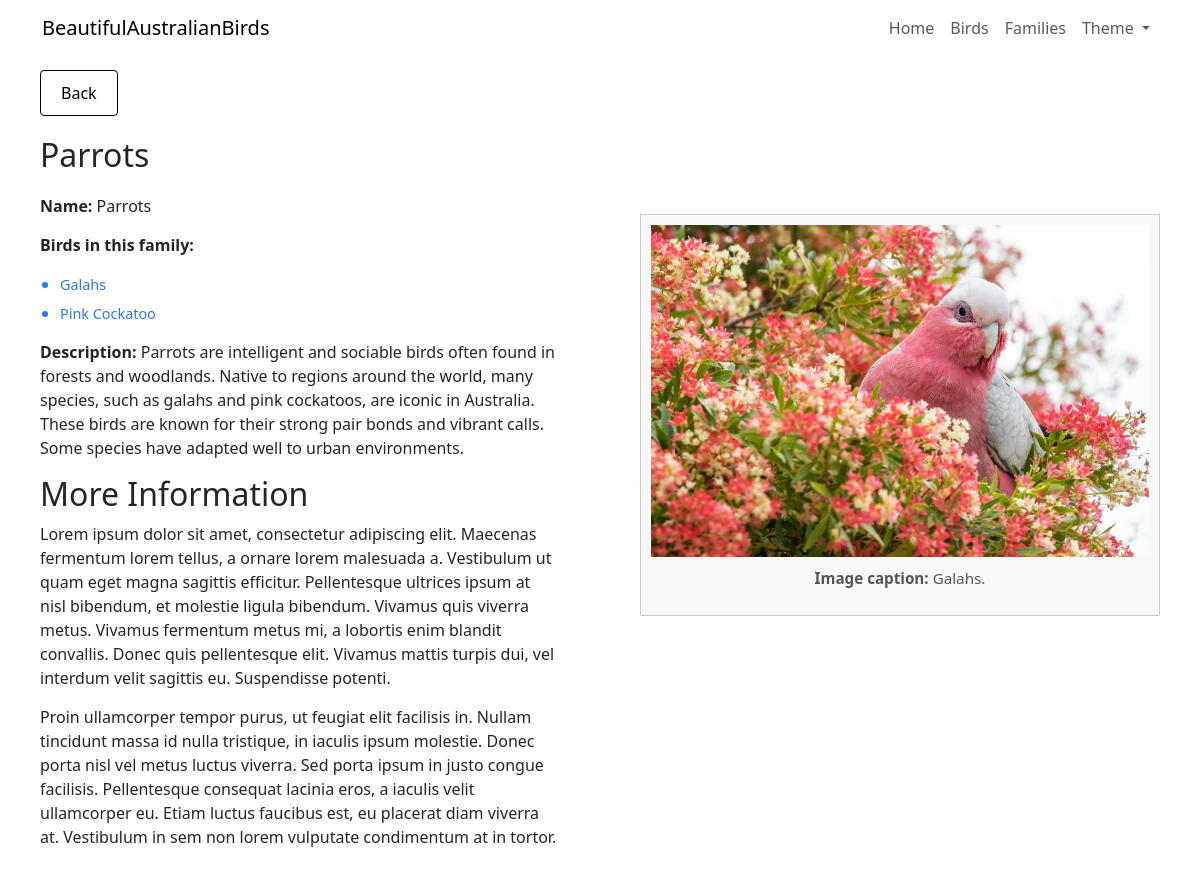
The app's page /moreInfo/families?family-ID=2 with its own data.
### tables this page shows
CREATE TABLE Families (
    family_ID INTEGER PRIMARY KEY AUTOINCREMENT,
    name TEXT NOT NULL,
    description TEXT NOT NULL,
    image_ID INTEGER NOT NULL,
    FOREIGN KEY (image_ID) REFERENCES Images(image_ID) 
);

CREATE TABLE Birds (
    bird_ID INTEGER PRIMARY KEY AUTOINCREMENT,
    name TEXT NOT NULL,
    scientific_name TEXT NOT NULL,
    family_ID INTEGER NOT NULL,
    size INTEGER NOT NULL,
    description TEXT NOT NULL,
    image_ID INTEGER NOT NULL,
    FOREIGN KEY (family_ID) REFERENCES Families(family_ID),
    FOREIGN KEY (image_ID) REFERENCES Images(image_ID) 
);

CREATE TABLE Images (
    image_ID INTEGER PRIMARY KEY AUTOINCREMENT,
    file_name TEXT NOT NULL,
    alt_text TEXT NOT NULL,
    caption TEXT NOT NULL
);

### main.py (the view)
@app.route("/moreInfo/families", methods=["GET"])
def moreInfoFamilies():
    family_ID = request.args.get('family-ID')
    familyInfo = db.getFamilyInfo(family_ID)
    return render_template("moreInfoFamilies.html", familyInfo=familyInfo)

### templates/moreInfoFamilies.html (shortened to what this page needs)
<!DOCTYPE html>
<html lang="en" class="no-theme-transition">
  <head>
    <link rel="stylesheet" href="{{ url_for('static', filename='styles.css') }}">
    <link rel="stylesheet" href="https://cdn.jsdelivr.net/npm/bootstrap@5.3.3/dist/css/bootstrap.min.css">
  </head>
  <body>
    <header class="fixed-top bg-white">
      <nav class="navbar navbar-expand-lg navbar-light">
        <div class="container">
            <a class="navbar-brand" href="/">BeautifulAustralianBirds</a>
            <div class="collapse navbar-collapse" id="mainNav">
                <ul class="navbar-nav ms-auto">
                  <li class="nav-item"><a class="nav-link" href="/">Home</a></li>
                  <li class="nav-item"><a class="nav-link" href="/#birds">Birds</a></li>
                  <li class="nav-item"><a class="nav-link" href="/#families">Families</a></li>
                  <li class="nav-item dropdown" id="themeDropdown">
                      <a class="nav-link dropdown-toggle" href="javascript:void(0)" id="themeDropdownLink"
                        role="button" data-bs-toggle="dropdown" aria-expanded="false">
                        Theme
                      </a>
                  </li>
                </ul>
            </div>
        </div>
      </nav>
    </header>
    <div class="left-column">
      <button class="back-button" id="backButton">Back</button>
      <h1>{{familyInfo["family_name"]}}</h1>
      <p><b>Name:</b> {{familyInfo["family_name"]}}</p>
      <p><b>Birds in this family:</b></p>
      <ul>
        {% for bird in familyInfo["birds_in_family"] %}
        <li style="color: #2777ff !important;"><a style="color: #2777ff !important;" href="/moreInfo/birds?bird-ID={{bird['bird_ID']}}">{{bird["bird_name"]}}</a></li>
        {% endfor %}
      </ul>
      <p><b>Description:</b> {{familyInfo["family_description"]}}</p>
      <div class="lorem">
          <h2>More Information</h2>
          <p>Lorem ipsum dolor sit amet, consectetur adipiscing elit. Maecenas fermentum lorem tellus, a ornare lorem malesuada a. Vestibulum ut quam eget magna sagittis efficitur. Pellentesque ultrices ipsum at nisl bibendum, et molestie ligula bibendum. Vivamus quis viverra metus. Vivamus fermentum metus mi, a lobortis enim blandit convallis. Donec quis pellentesque elit. Vivamus mattis turpis dui, vel interdum velit sagittis eu. Suspendisse potenti.</p>
          <p>Proin ullamcorper tempor purus, ut feugiat elit facilisis in. Nullam tincidunt massa id nulla tristique, in iaculis ipsum molestie. Donec porta nisl vel metus luctus viverra. Sed porta ipsum in justo congue facilisis. Pellentesque consequat lacinia eros, a iaculis velit ullamcorper eu. Etiam luctus faucibus est, eu placerat diam viverra at. Vestibulum in sem non lorem vulputate condimentum at in tortor.</p>
      </div>
    </div>
    <div class="right-column">
        <div class="image-box">
            <img
              id="focusImage"
              class="zoomable"
              alt="{{familyInfo['image_alt_text']}}"
              src="{{ url_for('static', filename='assets/images/' + familyInfo['image_file_name'])}}"
            >
            <p class="image-caption"><b>Image caption:</b> {{familyInfo["image_caption"]}}</p>
        </div>
    </div>
  </body>
</html>

### static/styles.css (style rules this page uses)
html { scroll-behavior: smooth; }
body { background-color: white; color: black; font-family: Arial, sans-serif; padding-top: 30px; }
nav { background-color: transparent; }
html, body, .navbar, .card, .main, .section, .families, .birds, .hero, select, .image-box { transition: background-color 1s ease; }
.left-column { width: 50%; padding: 40px; box-sizing: border-box; overflow-y: auto; align-self: flex-start; }
.left-column a { text-decoration: none; font-size: 0.9rem; }
.left-column h1 { font-size: 2rem; margin-bottom: 20px; }
.left-column p { line-height: 1.5; margin-bottom: 15px; font-size: 1rem; }
.left-column p b { font-weight: 600; }
.left-column ul { list-style-type: disc; padding-left: 20px; margin-bottom: 15px; font-size: 1rem; }
.left-column ul li { margin-bottom: 5px; }
.right-column { width: 50%; box-sizing: border-box; padding: 40px; display: flex; align-items: center; justify-content: center; }
.image-box { border: 1px solid #ccc; padding: 10px; box-sizing: border-box; background-color: #f9f9f9; text-align: center; max-height: 80vh; display: flex; flex-direction: column; justify-content: space-between; }
.image-box img { max-width: 100%; height: auto; border: none; display: block; margin: 0 auto; }
.image-caption { margin-top: 10px; font-size: 0.95rem; color: #555; }
.back-button { display: inline-block; margin-bottom: 20px; padding: 10px 20px; text-decoration: none; color: #000 !important; border: 1px solid #000; background-color: #fff !important; border-radius: 4px; font-size: 1rem; transition: border 0.3s ease, color 0.3s ease; cursor: pointer; }
.zoomable { cursor: zoom-in; }

### templates/moreInfoFamilies.html (style rules this page uses)
body { display: flex; flex-direction: row; margin: 0; height: 100vh; }

### records on screen
Families: family_name "Parrots", family_description "Parrots are intelligent and sociable birds often found in forests and woodlands. Native to regions around the world, many species, such as galahs and pink cockatoos, are iconic in Australia. These birds are known for their strong pair bonds and vibrant calls. Some species have adapted well to urban environments."
Birds: bird_name "Galahs"
Birds: bird_name "Pink Cockatoo"
Images: file_name (picture), image_caption "Galahs."
